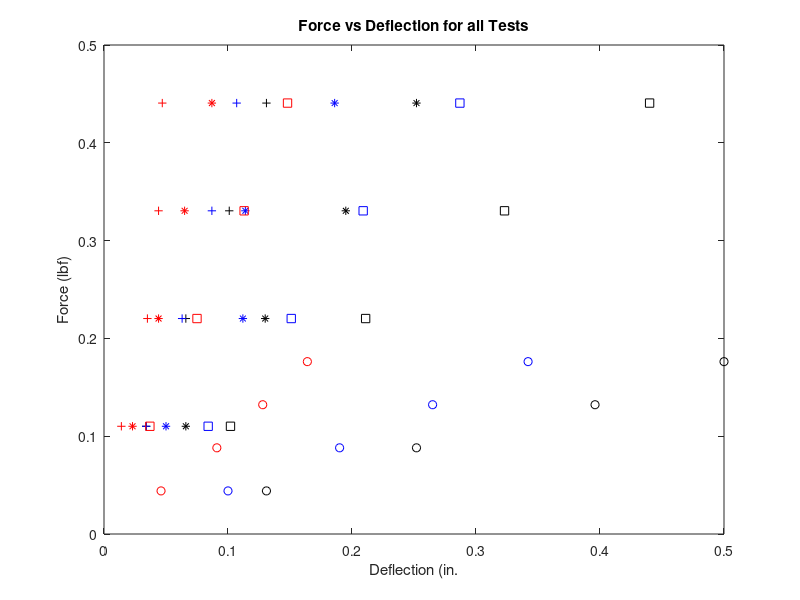
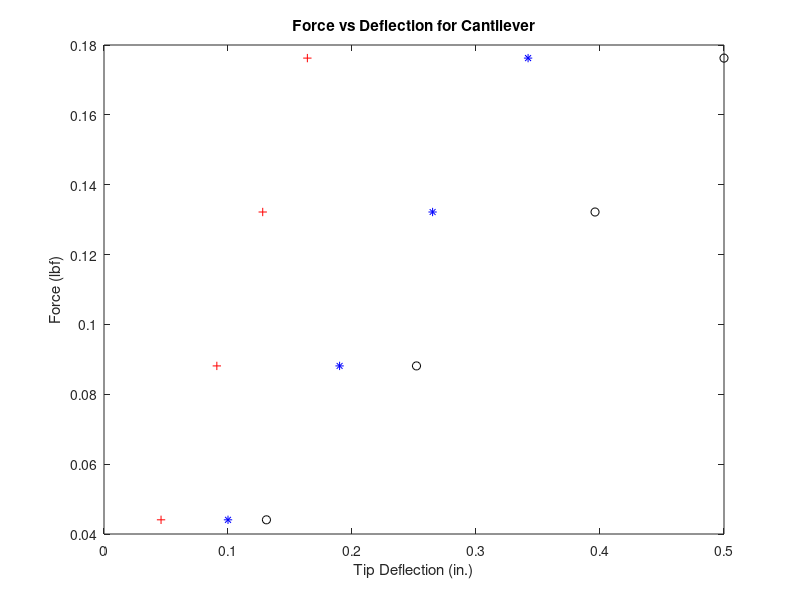
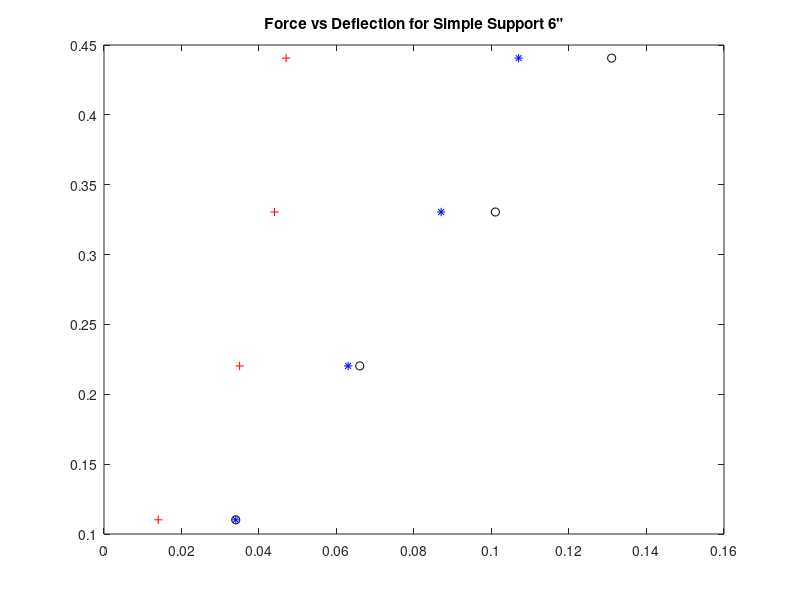

Recreate these plots in MATLAB, in order. (Note: this script raises an error after producing the figures.)
function Bending_Lab
%%% - - - Data Definitions - - - %%%
%%% Cantilever beam
cant_mass = [20,40,60,80]; %g

cant_al = [.131,.252,.396,.500]; %in.
cant_al_len = 9.0; %in.

cant_br = [.100,.190,.265,.342]; %in.
cant_br_len = 9.0; %in.

cant_ss = [.046,.091,.128,.164]; %in.
cant_ss_len = 10.5; %in.

cant = [cant_mass;cant_al;cant_br;cant_ss];

%%% Three point bending 6"
tpb_6in_mass = [50,100,150,200]; %g

tpb_6in_al = [.034,.066,.101,.131]; %in.
tpb_6in_br = [.034,.063,.087,.107]; %in.
tpb_6in_ss = [.014,.035,.044,.047]; %in.

tpb_6in = [tpb_6in_mass;tpb_6in_al;tpb_6in_br;tpb_6in_ss];

%%% Three point bending 7.5"
tpb_75in_mass = [50,100,150,200]; %g

tpb_75in_al = [.066,.130,.195,.252];
tpb_75in_br = [.05,.112,.114,.186];
tpb_75in_ss = [.023,.044,.065,.087];

tpb_7in = [tpb_75in_mass;tpb_75in_al;tpb_75in_br;tpb_75in_ss];

%%% Three point bending 9"
tpb_9in_mass = [50,100,150,200]; %g

tpb_9in_al = [.102,.211,.323,.440]; %in.
tpb_9in_br = [.084,.151,.209,.287]; %in.
tpb_9in_ss = [.037,.075,.113,.148]; %in.

tpb_9in = [tpb_9in_mass;tpb_9in_al;tpb_9in_br;tpb_9in_ss];

%%% Three point bending 9" deflection along length :: 100g
tpb_9in_deflection100_mass = 100; %g
tpb_9in_deflection100_lengths = [1,2,3,4,5,6,7,8,9]; %in.

tpb_9in_deflection100_al = [.025,.067,.102,.145,.174,.198,.215,.223,.230]; %in.
tpb_9in_deflection100_br = [.025,.038,.051,.061,.084,.104,.116,.124,.140]; %in.
tpb_9in_deflection100_ss = [.020,.028,.039,.047,.055,.063,.069,.071,.077]; %in.

%%% Three point bending 9" deflection along length :: 200g
tpb_9in_deflection200_mass = 200; %g
tpb_9in_deflection_lengths = [1,2,3,4,5,6,7,8,9]; %in.

tpb_9in_deflection200_al = [.077,.145,.212,.281,.330,.384,.424,.446,.466]; %in.
tpb_9in_deflection200_br = [.051,.090,.119,.159,.194,.240,.260,.289,.301]; %in.
tpb_9in_deflection200_ss = [.035,.055,.074,.093,.110,.128,.139,.146,.151]; %in.

%%% - - -  Analysis - - - %%%
% Plot the force versus deflection for all materials and all tests
plot_ALL_force_vs_deflection(cant,tpb_6in,tpb_7in,tpb_9in)

% Plot and apply linear fit to each test
plot_force_vs_deflection(cant,'Cantilever')
plot_force_vs_deflection(tpb_6in,'Simple Support 6"')
plot_force_vs_deflection(tpb_7in,'Simple Support 7.5"')
plot_force_vs_deflection(tpb_9in,'Simple Support 9"')


function plot_ALL_force_vs_deflection(cant,tpb_6,tpb_7,tpb_9)
force_cant = ((cant(1,:) .* .001).*9.8) .* 0.224808943; % Convert g to N, then N to lbf
force_tpb6 = ((tpb_6(1,:) .* .001).*9.8) .* 0.224808943; % Convert g to N, then N to lbf
force_tpb7 = ((tpb_7(1,:) .* .001).*9.8) .* 0.224808943; % Convert g to N, then N to lbf
force_tpb9 = ((tpb_9(1,:) .* .001).*9.8) .* 0.224808943; % Convert g to N, then N to lbf

figure
plot(cant(2,:),force_cant,'ok',cant(3,:),force_cant,'ob',cant(4,:),force_cant,'or')
hold on
plot(tpb_6(2,:),force_tpb6,'+k',tpb_6(3,:),force_tpb6,'+b',tpb_6(4,:),force_tpb6,'+r')
hold on
plot(tpb_7(2,:),force_tpb7,'*k',tpb_7(3,:),force_tpb7,'*b',tpb_7(4,:),force_tpb7,'*r')
hold on
plot(tpb_9(2,:),force_tpb9,'sk',tpb_9(3,:),force_tpb9,'sb',tpb_9(4,:),force_tpb9,'sr')


label = sprintf('Force vs Deflection for all Tests');
title(label)

xlabel('Deflection (in.')
ylabel('Force (lbf)')

function plot_force_vs_deflection(data,NAME)
force_data = ((data(1,:) .* .001).*9.8) .* 0.224808943; % Convert g to N, then N to lbf
label = sprintf('Force vs Deflection for %s',NAME);

figure('Name',label)
plot(data(2,:),force_data,'ok',data(3,:),force_data,'*b',data(4,:),force_data,'+r')

title(label)

if NAME == "Cantilever"
    xlabel('Tip Deflection (in.)')
else
    xlabel('Midpoint Deflection (in.)')
end

ylabel('Force (lbf)')
